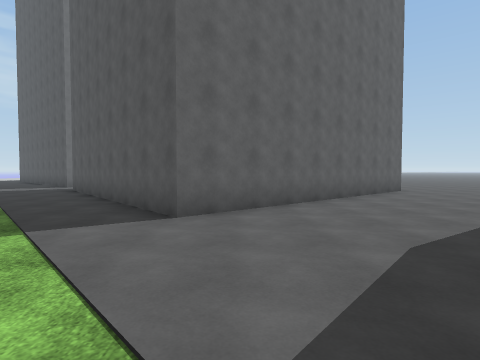
View 1 (above)

24 first-person views from a walk through a scene from a Unity 3-D project. The camera is 1.5 m above the floor, tilts 2° down and sees 80° across. The floor is counted in squares, 2 m on a side. Each view is taken from the middle of a square. On the plan, view 1 faces up. The plan holds only what a view shows up to about 10 squares ahead; the rest is blank. The place goes on beyond the plan. Some animated figures are left out. Some surface patterns are stand-ins.

View 2
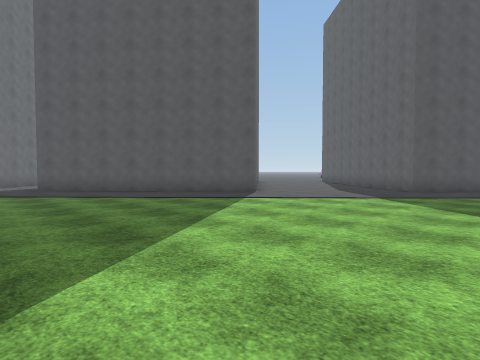

View 3
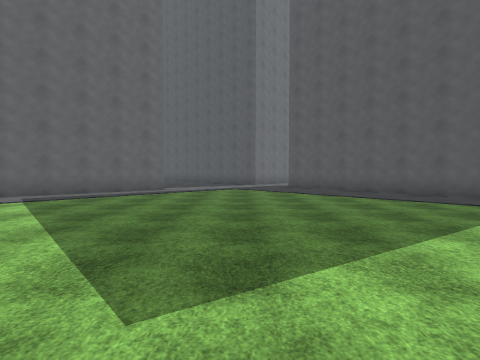

View 4
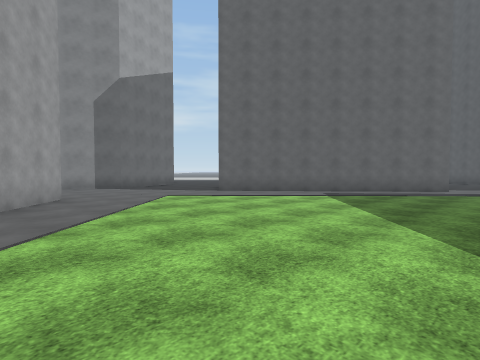

View 5
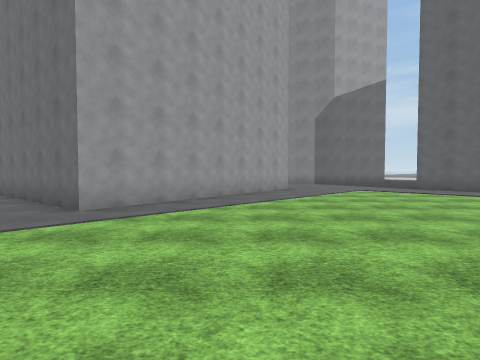

View 6
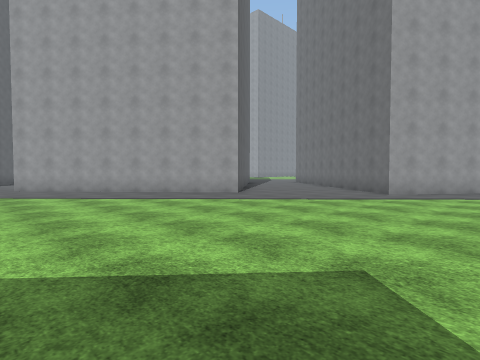

View 7
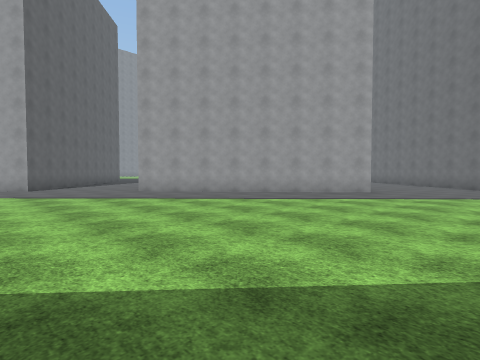

View 8
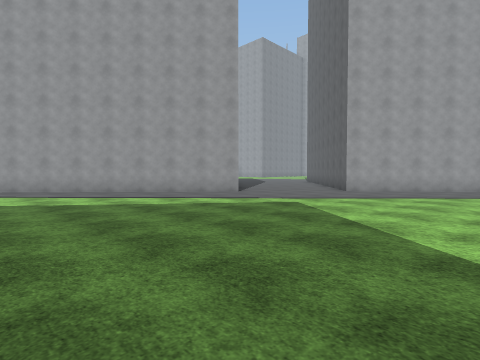

View 9
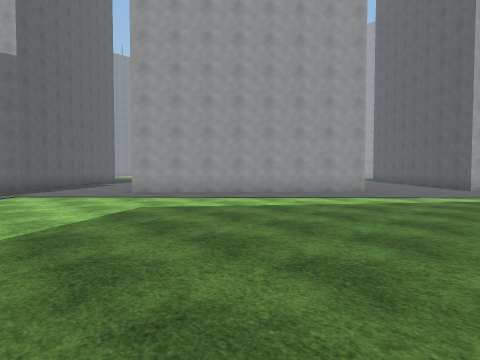

View 10
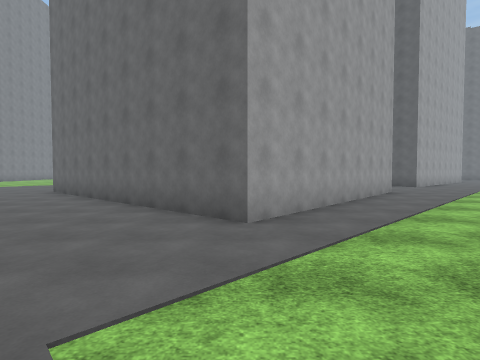

View 11
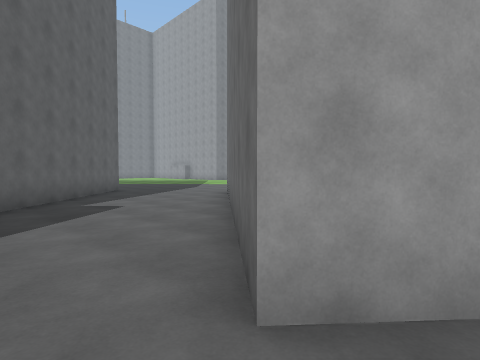

View 12
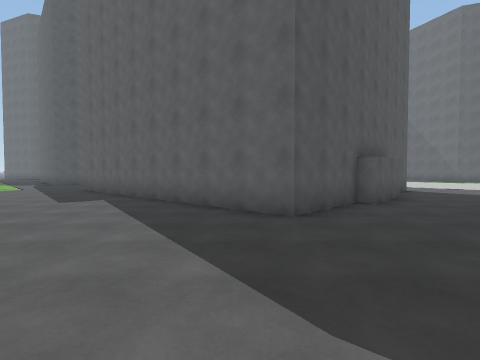

View 13
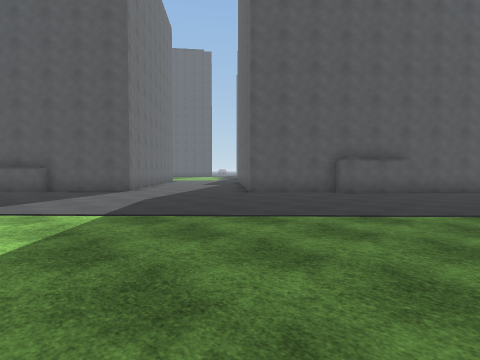

View 14
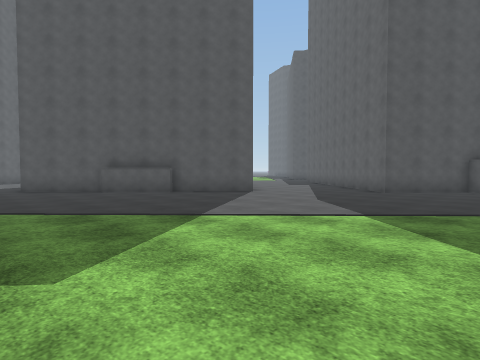

View 15
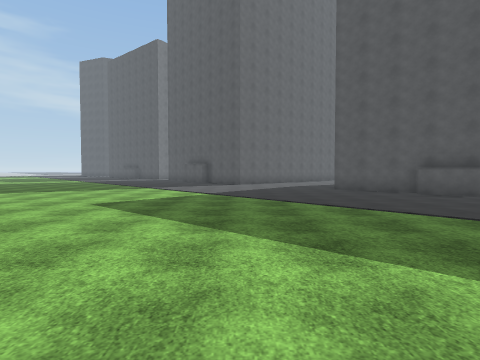

View 16
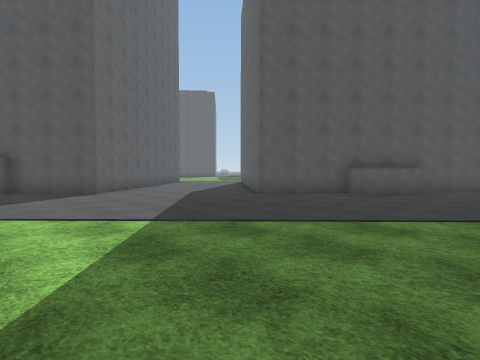

View 17
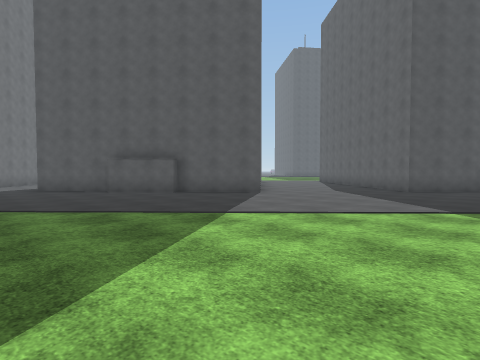

View 18
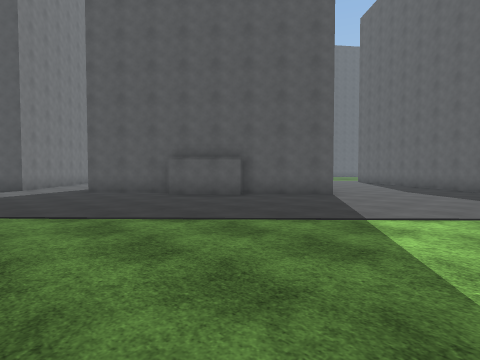

View 19
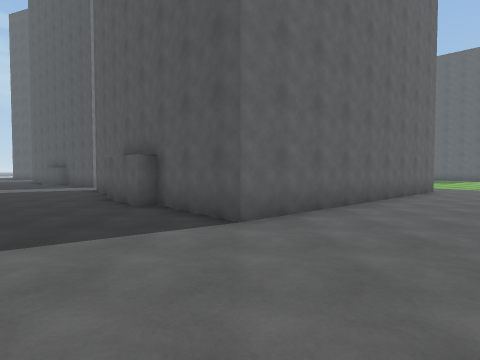

View 20
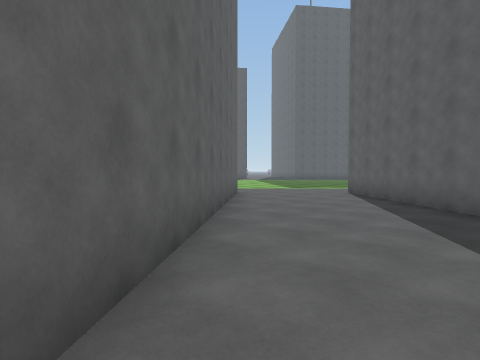

View 21
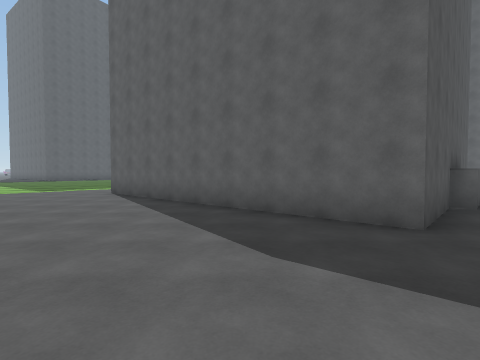

View 22
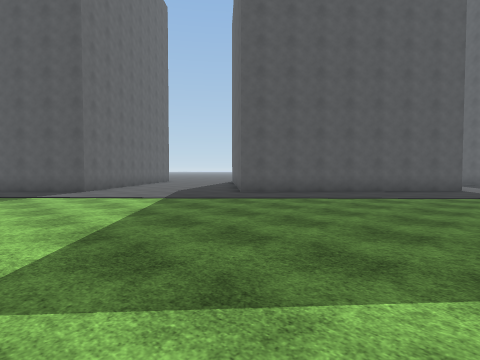

View 23
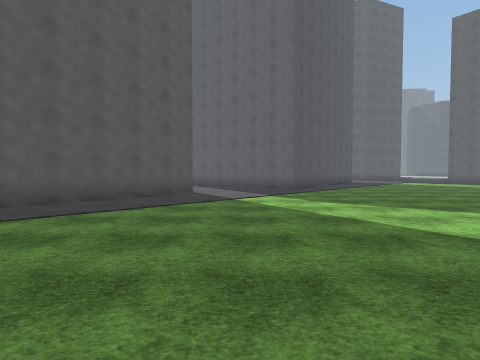

View 24
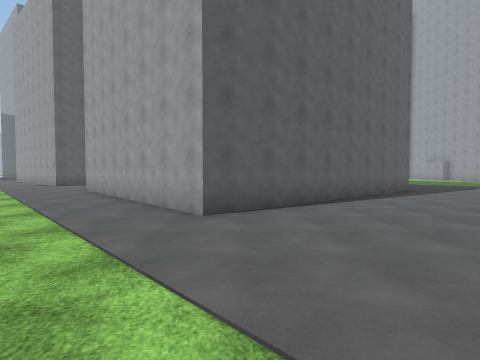

### Floor plan
Points are (right, up) in squares from view 1. A wall is a line through its corners. A room is listed if a view was taken in it or the views show most of it. See-through windows are left out.
Room 1 (views 1, 2, 3, 4, 5, 6, 7, 8, 9, 10, 11, 22, 23, 24)
walls: (8.5, -4.5) (2.7, 0.6) (3.1, 1.1); (-11.2, -11.9) (-8.4, -9.5) (-3.4, -15.3); (-0.7, -17.8) (5, -22.9) (4.2, -23.8); (-17.1, -1.1) (-11, -5.8) (-14.1, -9.8); (-10.8, 8.5) (-16.6, 3.6); (5.6, 9.9) (-0.9, 4.3) (-5.8, 10); (7.4, -26.5) (7.9, -26.9)
ways out: opening at (-13, -12) to room 2; opening at (-2, -17) to room 2; opening at (6, -25.3) to room 2
Room 2 (views 12, 13, 14, 15, 16, 17, 18, 19, 20, 21)
walls: (-2.8, -27.5) (-3.1, -27.9) (-4.7, -26.4) (-4.4, -26.1); (-12.1, -19.1) (-13.5, -17.5); (4.2, -23.8) (-0.7, -29.4) (-6.5, -24.3) (-0.7, -17.8); (-13.3, -17.1) (-15, -15.1) (-11.2, -11.9); (5, -36.5) (3.4, -35) (3.6, -34.7) (1.6, -32.9) (7.4, -26.5); (-3.4, -15.3) (-10, -20.9) (-11.8, -18.8); (7.2, -37.9) (5.4, -36.3); (-16.3, -12.7) (-16.9, -12.2)
ways out: opening at (-13, -12) to room 1; opening at (-2, -17) to room 1; opening at (6, -25.3) to room 1

Positions as (right, up) in squares from view 1, and headings:
1: (0, 0), facing up
2: (-8, -2), facing up-right
3: (-8, -2), facing up
4: (-9, -3), facing up-left
5: (-6, -3), facing left
6: (-2, -3), facing down-left
7: (1, -6), facing down-left
8: (6, -11), facing down-left
9: (9, -14), facing down-left
10: (9, -23), facing left
11: (6, -22), facing down-left
12: (-3, -32), facing right
13: (-5, -39), facing up-right
14: (-8, -36), facing up-right
15: (-10, -35), facing up
16: (-13, -30), facing up-right
17: (-17, -27), facing up-right
18: (-18, -25), facing up-right
19: (-10, -25), facing up
20: (-10, -22), facing up-right
21: (-10, -22), facing right
22: (-4, -6), facing up-right
23: (-1, -6), facing right
24: (-9, -5), facing down
